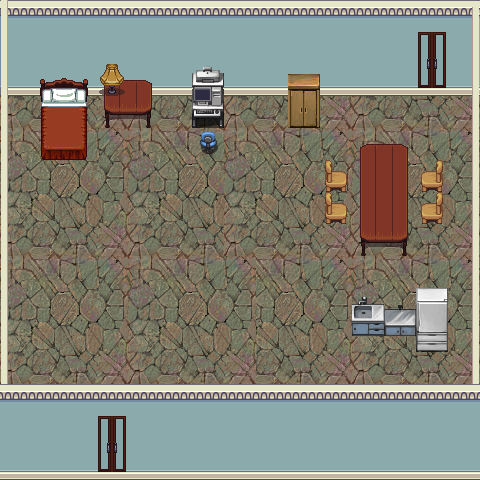

The image is a tile-based game level rendered from a .tmx file. Its description and source (layers, tilesets, objects; grid data summarised) follow:
An orthogonal 15x15 tile map with 32x32 px tiles, 3 tile layers (Tile Layer 1, Tile Layer 2, Tile Layer 3), 3 tilesets.

<map version="1.0" orientation="orthogonal" renderorder="right-down" width="15" height="15" tilewidth="32" tileheight="32" nextobjectid="10">
 <tileset firstgid="1" name="house_inside" tilewidth="32" tileheight="32" tilecount="224" columns="16">
  <image source="imgs/house_inside.png" width="512" height="448" />
  <tile id="82">
   <properties>
    <property name="Collision" type="bool" value="true" />
   </properties>
  </tile>
  <tile id="83">
   <properties>
    <property name="Collision" type="bool" value="true" />
   </properties>
  </tile>
  <tile id="84">
   <properties>
    <property name="Collision" type="bool" value="true" />
   </properties>
  </tile>
  <tile id="85">
   <properties>
    <property name="Collision" type="bool" value="true" />
   </properties>
  </tile>
  <tile id="98">
   <properties>
    <property name="Collision" type="bool" value="true" />
   </properties>
  </tile>
  <tile id="99">
   <properties>
    <property name="Collision" type="bool" value="true" />
   </properties>
  </tile>
  <tile id="100">
   <properties>
    <property name="Collision" type="bool" value="true" />
   </properties>
  </tile>
  <tile id="101">
   <properties>
    <property name="Collision" type="bool" value="true" />
   </properties>
  </tile>
  <tile id="114">
   <properties>
    <property name="Collision" type="bool" value="true" />
   </properties>
  </tile>
  <tile id="115">
   <properties>
    <property name="Collision" type="bool" value="true" />
   </properties>
  </tile>
  <tile id="116">
   <properties>
    <property name="Collision" type="bool" value="true" />
   </properties>
  </tile>
  <tile id="117">
   <properties>
    <property name="Collision" type="bool" value="true" />
   </properties>
  </tile>
  <tile id="158">
   <properties>
    <property name="Collision" type="bool" value="true" />
   </properties>
  </tile>
  <tile id="159">
   <properties>
    <property name="Collision" type="bool" value="true" />
   </properties>
  </tile>
 </tileset>
 <tileset firstgid="225" name="rocks" tilewidth="32" tileheight="32" tilecount="16" columns="4">
  <image source="imgs/rocks.png" width="128" height="128" />
 </tileset>
 <tileset firstgid="241" name="TileEmodernEBtiles2" tilewidth="32" tileheight="32" tilecount="256" columns="16">
  <image source="imgs/TileEmodernEBtiles2.png" width="512" height="512" />
  <tile id="43">
   <properties>
    <property name="Collision" type="bool" value="true" />
   </properties>
  </tile>
  <tile id="100">
   <properties>
    <property name="Collision" type="bool" value="true" />
   </properties>
  </tile>
  <tile id="117">
   <properties>
    <property name="Collision" type="bool" value="true" />
   </properties>
  </tile>
  <tile id="144">
   <properties>
    <property name="Collision" type="bool" value="true" />
   </properties>
  </tile>
  <tile id="145">
   <properties>
    <property name="Collision" type="bool" value="true" />
   </properties>
  </tile>
  <tile id="160">
   <properties>
    <property name="Collision" type="bool" value="true" />
   </properties>
  </tile>
  <tile id="176">
   <properties>
    <property name="Collision" type="bool" value="true" />
   </properties>
  </tile>
  <tile id="193">
   <properties>
    <property name="Collision" type="bool" value="true" />
   </properties>
  </tile>
  <tile id="208">
   <properties>
    <property name="Collision" type="bool" value="true" />
   </properties>
  </tile>
  <tile id="209">
   <properties>
    <property name="Collision" type="bool" value="true" />
   </properties>
  </tile>
 </tileset>
 <layer name="Tile Layer 1" width="15" height="15">
  <data>[225 cells, 225 non-empty, 22 distinct tile ids]</data>
 </layer>
 <layer name="Tile Layer 2" width="15" height="15">
  <data>[225 cells, 101 non-empty, 30 distinct tile ids]</data>
 </layer>
 <layer name="Tile Layer 3" width="15" height="15">
  <data>[225 cells, 7 non-empty, 5 distinct tile ids]</data>
 </layer>
</map>
